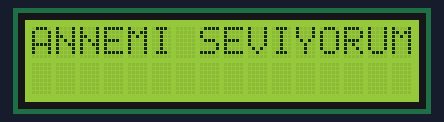
A sketch run on a simulated Arduino Uno, built with avr-gcc and run on an emulated ATmega328P. On the bench: 16×2 character LCD.

Above: at 0.1 s.
At 2.2 s:
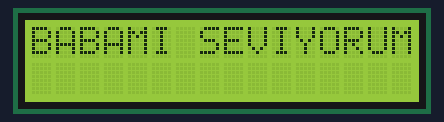
At 4.2 s:
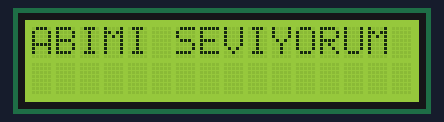
At 6.3 s:
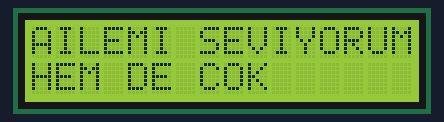

Measured:
- what the display in image 1 shows lasts 2.1 s, from 2.1 s to 4.2 s
- what the display in image 2 shows lasts 2.0 s, from 4.2 s to 6.2 s

The sketch:

LCD_yazdirma.ino
```cpp
#include <LiquidCrystal.h>
LiquidCrystal lcd(12, 11, 5, 4, 3, 2);


void setup() {
 lcd.clear();
lcd.begin(16, 2);
lcd.print("ANNEMI SEVIYORUM");
delay(2000);
lcd.clear();
lcd.begin(16, 2);
lcd.print("BABAMI SEVIYORUM");
delay(2000);
lcd.clear();
lcd.begin(16, 2);
lcd.print("ABIMI SEVIYORUM");
delay(2000);
lcd.clear();
lcd.print("AILEMI SEVIYORUM");
lcd.setCursor(0, 1);
lcd.print("HEM DE COK");
}

void loop() {


}
```
